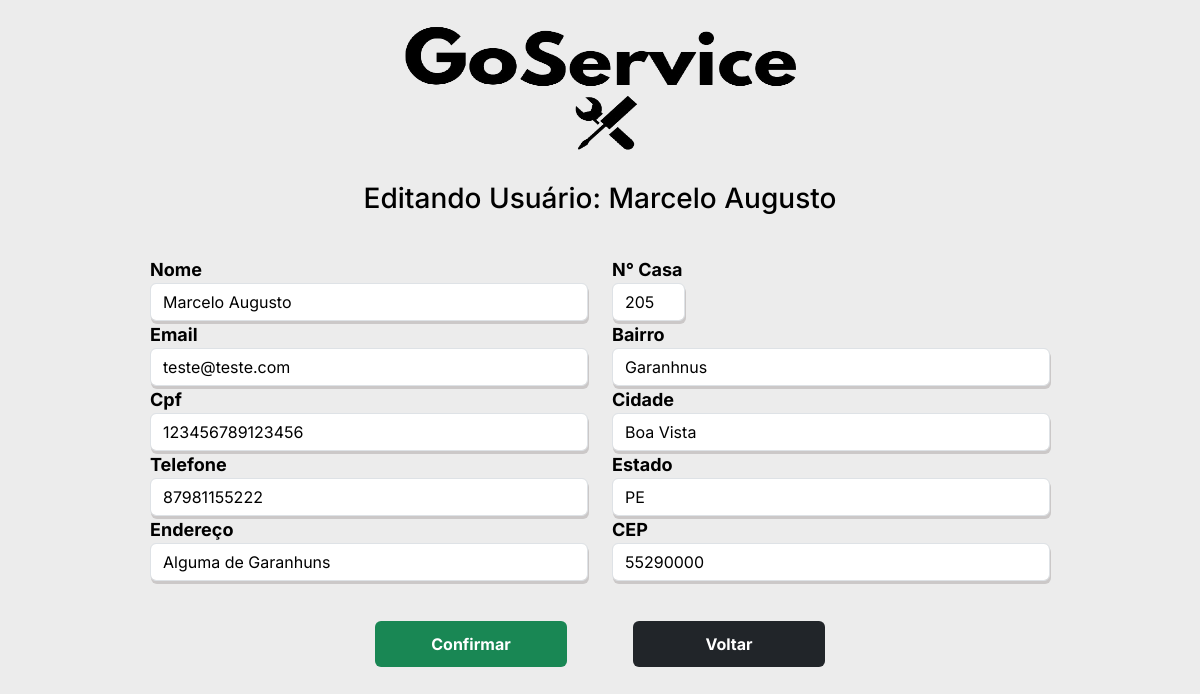
/edit_user/1, run on an earlier commit of the app's database.
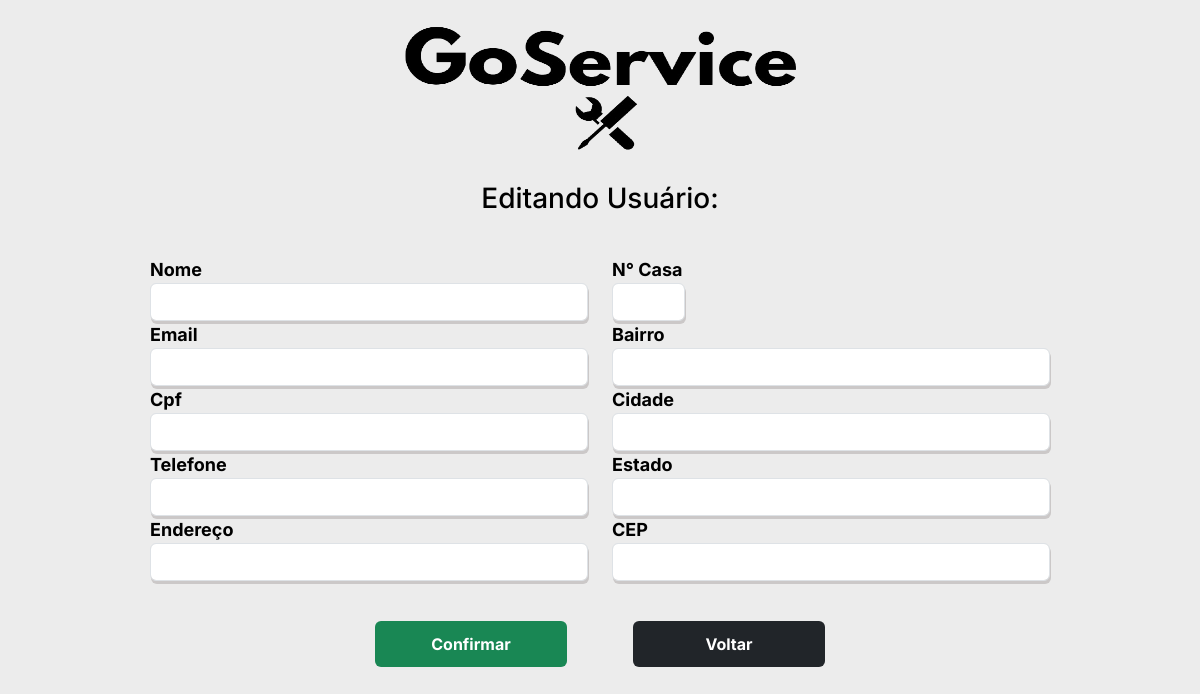
And on a later commit of the database.
### tables this page shows
CREATE TABLE "clientes"(
        "ID_clientes" INTEGER PRIMARY KEY AUTOINCREMENT,
        "nome"      TEXT,
        "email"     TEXT,
        "cpf"       TEXT,
        "telefone"  TEXT,
        "rua"       TEXT,
        "numero"    TEXT,
        "bairro"    TEXT,
        "cidade"    TEXT,
        "estado"    TEXT,
        "cep"       TEXT
        );

### cliente.py (the view, shortened to what this page needs)
@bp_clientes.route('/edit_user/<string:idCli>', methods=['POST', 'GET'])
def edit_user(idCli):
    con = sql.connect("goservice.db")
    con.row_factory = sql.Row
    cur = con.cursor()
    cur.execute("SELECT * from clientes WHERE ID_clientes=?", (idCli))
    dados = cur.fetchone()
    return render_template('clientes/edit_cliente.html', dados=dados)

### templates/clientes/edit_cliente.html (shortened to what this page needs)
{% extends 'clientes/base/base_cad.html' %}
{% block customCSS %}
  <link rel="stylesheet" href="{{ url_for('static', filename='css/estilosCli/estilo_edit_cliente.css')}}">
{% endblock %}
{% block body %}
    <div class="col-9 mx-auto">
        <div class="container__pai__logo">
            <img class="logo" src="{{ url_for('static', filename='img/goservice.png')}}" id="logo" alt="">
        </div>
        <div class="container__pai__titulo">
            <h3>Editando Usuário: {{dados.nome}}</h3>
        </div>
            <form class="flex-lg-row" action="{{url_for('clientes.edit_user', idCli=dados.ID_clientes)}}" method="post" >
                <div class="row">
                    <div class="col">
                        <div class="form-group">
                            <label>Nome</label>
                            <input type="text" name="nome" id="" value="{{dados.nome}}" required class="form-control bg-white text-black caixa">
                        </div>
                        <div class="form-group">
                            <label>Email</label>
                            <input type="email" name="email" id="" value="{{dados.email}}" required class="form-control bg-white text-black caixa">
                        </div>
                        <div class="form-group">
                            <label>Cpf</label>
                            <input type="text" name="cpf" id="" value="{{dados.cpf}}" required class="form-control bg-white text-black caixa">
                        </div>
                        <div class="form-group">
                            <label>Telefone</label>
                            <input type="text" name="telefone" id="" value="{{dados.telefone}}" required class="form-control bg-white text-black caixa">
                        </div>
                        <div class="form-group">
                            <label>Endereço</label>
                            <input type="text" name="rua" id="" value="{{dados.rua}}" required class="form-control bg-white text-black caixa">
                        </div>
                    </div>
                    <div class="col">
                        <div class="form-group col-md-2">
                            <label>N° Casa</label>
                            <input type="number" name="numero" id="" value="{{dados.numero}}" class="form-control bg-white text-black caixa">
                        </div>
                        <div class="form-group">
                            <label>Bairro</label>
                            <input type="text" name="bairro" id="" value="{{dados.bairro}}" required class="form-control bg-white text-black caixa">
                        </div>
                        <div class="form-group">
                            <label>Cidade</label>
                            <input type="text" name="cidade" id="" value="{{dados.cidade}}" required class="form-control bg-white text-black caixa">
                        </div>
                        <div class="form-group">
                            <label>Estado</label>
                            <input type="text" name="estado" id="" value="{{dados.estado}}" required class="form-control bg-white text-black caixa">
                        </div>
                        <div class="form-group">
                            <label>CEP</label>
                            <input type="text" name="cep" id="" value="{{dados.cep}}" required class="form-control bg-white text-black caixa">
                        </div>
                    </div>
                </div>
                <br>
                <div class="pai__botoes">
                    <input type="submit" value="Confirmar" class="btn bg-success text-white botao-submit">
                    <a class="btn bg-dark text-white my-2 my-sm-0 btns botao-submit" href="{{url_for('clientes.visual_cliente')}}" >
                        Voltar
                    </a>
                </div>
            </form>
    </div>
{% endblock %}

What changed in the data, as far as the page shows it:
removed clientes: nome "Marcelo Augusto", email "teste@teste.com", cpf "123456789123456", telefone "87981155222", rua "Alguma de Garanhuns", numero "205", bairro "Garanhnus", cidade "Boa Vista", estado "PE", cep "55290000"
